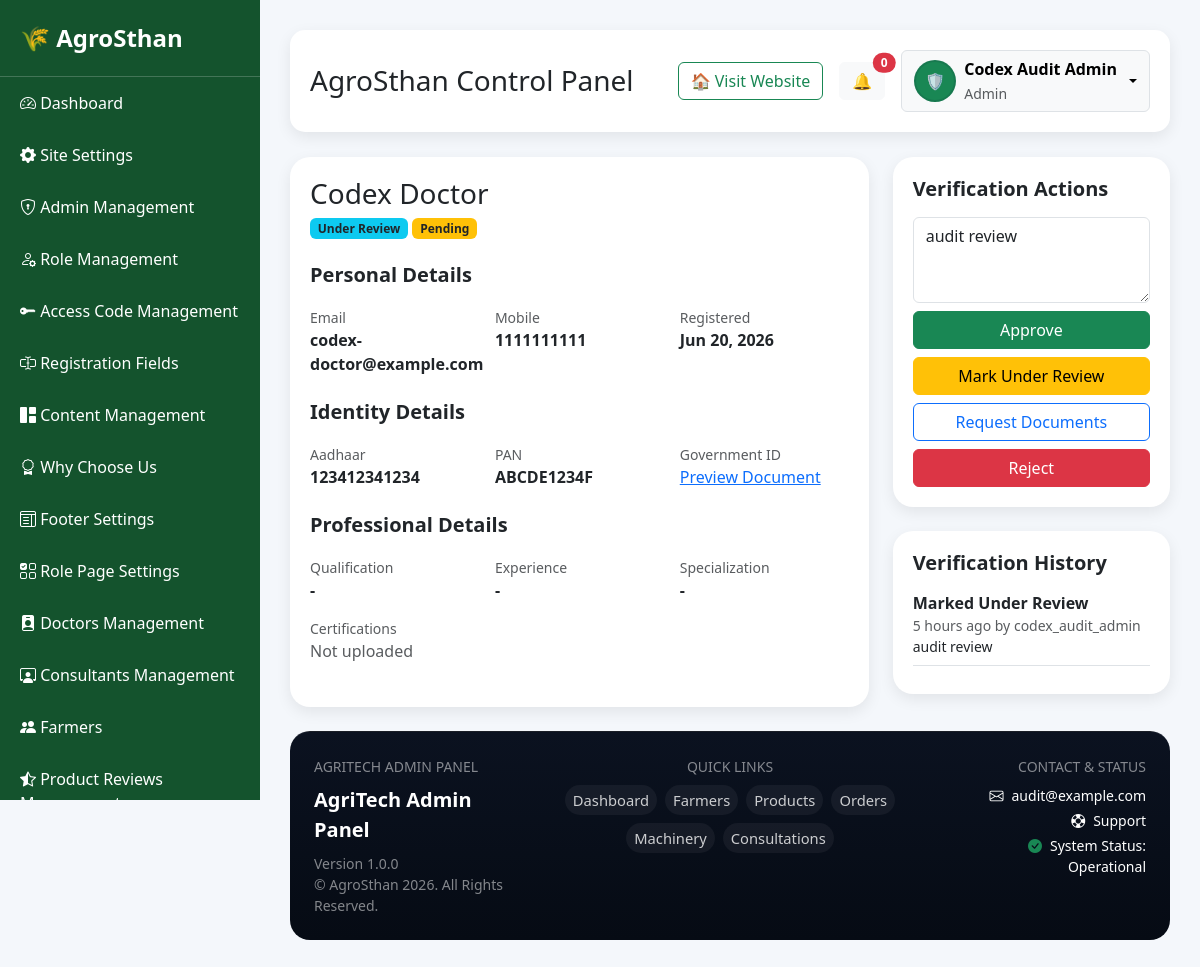
Page /admin-dashboard/doctors/1/ (signed in) on the committed database.
### accounts/models.py (models this page shows, shortened)
class AdminProfile(models.Model):
    ROLE_ADMIN = 'admin'
    ROLE_SUPER_ADMIN = 'super_admin'
    ROLE_CHOICES = (
        (ROLE_ADMIN, 'Admin'),
        (ROLE_SUPER_ADMIN, 'Super Admin'),
    )
    user = models.OneToOneField('auth.User', on_delete=models.CASCADE, related_name='agritech_profile')
    full_name = models.CharField(max_length=150)
    phone_number = models.CharField(max_length=20)
    profile_photo = models.ImageField(upload_to='admin_profiles/', blank=True, null=True)
    role = models.CharField(max_length=20, choices=ROLE_CHOICES, default=ROLE_ADMIN)
    email_verified = models.BooleanField(default=False)
    phone_verified = models.BooleanField(default=False)
    created_at = models.DateTimeField(auto_now_add=True)
    class Meta:
        ordering = ['-created_at']

class Doctor(models.Model):
    STATUS_PENDING = 'pending'
    STATUS_UNDER_REVIEW = 'under_review'
    STATUS_VERIFIED = 'verified'
    STATUS_REJECTED = 'rejected'
    VERIFICATION_STATUS_CHOICES = (
        (STATUS_PENDING, 'Pending'),
        (STATUS_UNDER_REVIEW, 'Under Review'),
        (STATUS_VERIFIED, 'Verified'),
        (STATUS_REJECTED, 'Rejected'),
    )
    full_name = models.CharField(max_length=100)
    email = models.EmailField(unique=True)
    phone = models.CharField(max_length=15)
    aadhaar_number = models.CharField(max_length=20)
    pan_number = models.CharField(max_length=20)
    identity_photo_upload = models.ImageField(upload_to='doctor_identity_docs/')
    profile_photo = models.ImageField(
        upload_to='doctor_profiles/',
        blank=True,
        null=True
    )
    password = models.CharField(max_length=255)
    registration_date = models.DateTimeField(auto_now_add=True)
    is_approved = models.BooleanField(default=False)
    is_active_status = models.BooleanField(default=False)
    identity_edit_allowed = models.BooleanField(default=False)
    qualification = models.CharField(max_length=150, blank=True)
    experience = models.CharField(max_length=100, blank=True)
    specialization = models.CharField(max_length=150, blank=True)
    certification_upload = models.FileField(upload_to='doctor_certifications/', blank=True, null=True)
    verification_status = models.CharField(
        max_length=20,
        choices=VERIFICATION_STATUS_CHOICES,
        default=STATUS_PENDING,
    )
    verification_note = models.TextField(blank=True)
    dynamic_fields = models.JSONField(default=dict, blank=True)
    email_verified = models.BooleanField(default=False)
    phone_verified = models.BooleanField(default=False)
    last_login_time = models.DateTimeField(blank=True, null=True)
    is_online = models.BooleanField(default=False)
    last_seen = models.DateTimeField(blank=True, null=True)

class VerificationHistory(models.Model):
    ROLE_DOCTOR = 'doctor'
    ROLE_CONSULTANT = 'consultant'
    ROLE_CHOICES = (
        (ROLE_DOCTOR, 'Doctor'),
        (ROLE_CONSULTANT, 'Consultant'),
    )
    ACTION_APPROVED = 'approved'
    ACTION_REJECTED = 'rejected'
    ACTION_REQUESTED_DOCUMENTS = 'requested_documents'
    ACTION_UNDER_REVIEW = 'under_review'
    ACTION_CHOICES = (
        (ACTION_APPROVED, 'Approved'),
        (ACTION_REJECTED, 'Rejected'),
        (ACTION_REQUESTED_DOCUMENTS, 'Requested Additional Documents'),
        (ACTION_UNDER_REVIEW, 'Marked Under Review'),
    )
    role = models.CharField(max_length=20, choices=ROLE_CHOICES)
    account_id = models.PositiveIntegerField()
    action = models.CharField(max_length=30, choices=ACTION_CHOICES)
    note = models.TextField(blank=True)
    performed_by = models.ForeignKey('auth.User', on_delete=models.SET_NULL, blank=True, null=True)
    created_at = models.DateTimeField(auto_now_add=True)
    class Meta:
        ordering = ['-created_at']

class FooterSettings(models.Model):
    company_description = models.TextField()
    address = models.TextField()
    phone = models.CharField(
        max_length=20
    )
    email = models.EmailField()
    facebook = models.URLField(
        blank=True,
        null=True
    )
    instagram = models.URLField(
        blank=True,
        null=True
    )
    youtube = models.URLField(
        blank=True,
        null=True
    )
    linkedin = models.URLField(
        blank=True,
        null=True
    )
    copyright_text = models.CharField(
        max_length=200,
        default="© AgroSthan"
    )

### dashboard/views.py (the view)
def doctor_detail(request, pk):
    doctor = get_object_or_404(Doctor, pk=pk)
    history = VerificationHistory.objects.filter(role=VerificationHistory.ROLE_DOCTOR, account_id=doctor.id)
    return render(
        request,
        'dashboard/verification_detail.html',
        {
            'account': doctor,
            'role_label': 'Doctor',
            'history': history,
            'action_url_name': 'doctor_action',
        }
    )

### templates/dashboard/verification_detail.html (shortened to what this page needs)
{% extends 'dashboard/base_admin.html' %}
{% load humanize %}
{% block content %}
<div class="row g-4">
    <div class="col-lg-8">
        <div class="table-card">
            <div class="d-flex align-items-center gap-3 flex-wrap mb-4">
                <div>
                    <h3 class="mb-1">{{ account.full_name }}</h3>
                    <span class="badge bg-info text-dark">{{ account.get_verification_status_display }}</span>
                    <span class="badge {% if account.is_approved %}bg-success{% else %}bg-warning text-dark{% endif %}">{% if account.is_approved %}Approved{% else %}Pending{% endif %}</span>
                </div>
            </div>
            <h5>Personal Details</h5>
            <div class="row g-3 mb-4">
                <div class="col-md-4"><div class="text-muted small">Email</div><div class="fw-semibold">{{ account.email }}</div></div>
                <div class="col-md-4"><div class="text-muted small">Mobile</div><div class="fw-semibold">{{ account.phone }}</div></div>
                <div class="col-md-4"><div class="text-muted small">Registered</div><div class="fw-semibold">{{ account.registration_date|date:'M d, Y' }}</div></div>
            </div>
            <h5>Identity Details</h5>
            <div class="row g-3 mb-4">
                <div class="col-md-4"><div class="text-muted small">Aadhaar</div><div class="fw-semibold">{{ account.aadhaar_number }}</div></div>
                <div class="col-md-4"><div class="text-muted small">PAN</div><div class="fw-semibold">{{ account.pan_number }}</div></div>
                <div class="col-md-4">
                    <div class="text-muted small">Government ID</div>
                    {% if account.identity_photo_upload %}<a href="{{ account.identity_photo_upload.url }}" target="_blank">Preview Document</a>{% else %}<span class="text-muted">Not uploaded</span>{% endif %}
                </div>
            </div>
            <h5>Professional Details</h5>
            <div class="row g-3 mb-4">
                <div class="col-md-4"><div class="text-muted small">Qualification</div><div class="fw-semibold">{{ account.qualification|default:'-' }}</div></div>
                <div class="col-md-4"><div class="text-muted small">Experience</div><div class="fw-semibold">{{ account.experience|default:'-' }}</div></div>
                <div class="col-md-4"><div class="text-muted small">Specialization</div><div class="fw-semibold">{{ account.specialization|default:'-' }}</div></div>
                <div class="col-md-4">
                    <div class="text-muted small">Certifications</div>
                    {% if account.certification_upload %}<a href="{{ account.certification_upload.url }}" target="_blank">Preview Certification</a>{% else %}<span class="text-muted">Not uploaded</span>{% endif %}
                </div>
            </div>
        </div>
    </div>
    <div class="col-lg-4">
        <div class="table-card mb-4">
            <h5 class="mb-3">Verification Actions</h5>
            <form method="post" action="{% url action_url_name account.id 'request-documents' %}">
                <textarea name="note" class="form-control mb-2" rows="3" placeholder="Admin note or document request">{{ account.verification_note }}</textarea>
                <div class="d-grid gap-2">
                    <button formaction="{% url action_url_name account.id 'approve' %}" class="btn btn-success">Approve</button>
                    <button formaction="{% url action_url_name account.id 'review' %}" class="btn btn-warning">Mark Under Review</button>
                    <button class="btn btn-outline-primary">Request Documents</button>
                    <button formaction="{% url action_url_name account.id 'reject' %}" class="btn btn-danger">Reject</button>
                </div>
            </form>
        </div>
        <div class="table-card">
            <h5 class="mb-3">Verification History</h5>
            {% for item in history %}
                <div class="border-bottom pb-2 mb-2">
                    <div class="fw-semibold">{{ item.get_action_display }}</div>
                    <div class="small text-muted">{{ item.created_at|naturaltime }} by {{ item.performed_by|default:'System' }}</div>
                    {% if item.note %}<div class="small">{{ item.note }}</div>{% endif %}
                </div>
            {% empty %}
                <div class="text-muted">No history yet.</div>
            {% endfor %}
        </div>
    </div>
</div>
{% endblock %}

### templates/dashboard/base_admin.html (shortened to what this page needs)
{% load static %}
<!DOCTYPE html>
<html>
<head>
<link href="https://cdn.jsdelivr.net/npm/bootstrap@5.3.3/dist/css/bootstrap.min.css"
      rel="stylesheet">
<link href="https://cdn.jsdelivr.net/npm/bootstrap-icons@1.11.3/font/bootstrap-icons.css"
      rel="stylesheet">
</head>
<body>
<div class="sidebar">
<div class="brand">
    🌾 AgroSthan
</div>
<a href="{% url 'admin_dashboard' %}">
    <i class="bi bi-speedometer2"></i> Dashboard
</a>
<a href="{% url 'site_settings' %}">
    <i class="bi bi-gear-fill"></i>
    Site Settings
</a>
<a href="{% url 'admins_management' %}">
    <i class="bi bi-shield-lock"></i>
    Admin Management
</a>
<a href="{% url 'roles_management' %}">
    <i class="bi bi-person-gear"></i>
    Role Management
</a>
{% if request.user.is_superuser or request.user.agritech_profile.is_super_admin %}
<a href="{% url 'access_code_management' %}">
    <i class="bi bi-key-fill"></i>
    Access Code Management
</a>
{% endif %}
<a href="{% url 'registration_fields' %}">
    <i class="bi bi-input-cursor-text"></i>
    Registration Fields
</a>
<a href="{% url 'content_management' %}">
    <i class="bi bi-grid-1x2-fill"></i>
    Content Management
</a>
<a href="{% url 'why_choose_list' %}">
    <i class="bi bi-award"></i>
    Why Choose Us
</a>
<a href="{% url 'footer_settings' %}">
    <i class="bi bi-layout-text-window"></i>
    Footer Settings
</a>
<a href="{% url 'role_page_settings' %}">
    <i class="bi bi-ui-checks-grid"></i>
    Role Page Settings
</a>
<a href="{% url 'doctors_management' %}">
    <i class="bi bi-person-badge-fill"></i>
    Doctors Management
</a>
<a href="{% url 'consultant_management' %}">
    <i class="bi bi-person-workspace"></i>
    Consultants Management
</a>
<a href="{% url 'farmers_list' %}">
    <i class="bi bi-people-fill"></i> Farmers
</a>
<a href="{% url 'product_reviews_management' %}">
    <i class="bi bi-star-half"></i> Product Reviews Management
</a>
</div>
<div class="main">
    <div class="topbar d-flex justify-content-between align-items-center flex-wrap gap-3">
        <h3 class="mb-0">
            AgroSthan Control Panel
        </h3>
        <div class="d-flex align-items-center gap-3 flex-wrap justify-content-end">
            <a href="/" target="_blank" class="btn btn-outline-success">
                🏠 Visit Website
            </a>
            <div class="dropdown">
                <button class="btn btn-light position-relative" data-bs-toggle="dropdown">
                    🔔
                    <span class="position-absolute top-0 start-100 translate-middle badge rounded-pill bg-danger">
                        {{ pending_orders|default:0|add:pending_services|default:0 }}
                    </span>
                </button>
            </div>
            <div class="dropdown">
                <button class="btn btn-light border dropdown-toggle d-flex align-items-center gap-2 profile-pill profile-dropdown" data-bs-toggle="dropdown" aria-expanded="false">
                    {% if current_user_photo %}
                        <img src="{{ current_user_photo }}" class="rounded-circle profile-avatar" alt="Admin photo">
                    {% else %}
                        <span class="rounded-circle bg-success text-white d-inline-flex align-items-center justify-content-center profile-avatar">🛡️</span>
                    {% endif %}
                    <span class="text-start">
                        <span class="d-block fw-semibold">{{ current_user_name|default:'Admin' }}</span>
                        <small class="text-muted">Admin</small>
                    </span>
                </button>
            </div>
        </div>
    </div>
    {% block content %}{% endblock %}
    {% include 'includes/admin_footer.html' %}
</div>
</body>
</html>

### templates/includes/admin_footer.html (shortened to what this page needs)
<footer class="admin-footer mt-4">
    <div class="px-4 py-4">
        <div class="row g-4 align-items-start">
            <div class="col-lg-3 col-md-6">
                <div class="text-uppercase text-white-50 small mb-2">AgriTech Admin Panel</div>
                <div class="fw-semibold fs-5 text-white">AgriTech Admin Panel</div>
                <div class="text-white-50 small mt-2">Version 1.0.0</div>
                <div class="text-white-50 small">© AgroSthan 2026. All Rights Reserved.</div>
            </div>
            <div class="col-lg-6 col-md-12 text-lg-center">
                <div class="text-uppercase text-white-50 small mb-2">Quick Links</div>
                <div class="d-flex flex-wrap gap-2 justify-content-lg-center admin-footer-links">
                    <a href="{% url 'admin_dashboard' %}">Dashboard</a>
                    <a href="{% url 'farmers_list' %}">Farmers</a>
                    <a href="{% url 'products_list' %}">Products</a>
                    <a href="{% url 'orders_list' %}">Orders</a>
                    <a href="{% url 'machinery_list' %}">Machinery</a>
                    <a href="{% url 'consultations_list' %}">Consultations</a>
                </div>
            </div>
            <div class="col-lg-3 col-md-6 text-lg-end">
                <div class="text-uppercase text-white-50 small mb-2">Contact & Status</div>
                <div class="text-white small"><i class="bi bi-envelope me-2"></i>{{ footer_settings.email|default:'support@agrosthan.com' }}</div>
                <div class="text-white small mt-1"><i class="bi bi-life-preserver me-2"></i>Support</div>
                <div class="text-white small mt-1"><i class="bi bi-check-circle-fill text-success me-2"></i>System Status: Operational</div>
            </div>
        </div>
    </div>
</footer>

### rows in the picture
AdminProfile: full_name "Codex Audit Admin"
Doctor: full_name "Codex Doctor", verification_status "Under Review", email "codex-doctor@example.com", phone "1111111111", registration_date "Jun 20, 2026", aadhaar_number "123412341234", pan_number "ABCDE1234F", qualification "-", experience "-", specialization "-", note "audit review"
VerificationHistory: action "Marked Under Review", created_at "5 hours ago", performed_by "codex_audit_admin", note "audit review"
FooterSettings: email "audit@example.com"

### other values in the picture
{{ pending_orders|default:0|add:pending_services|default:0 }} "0"
